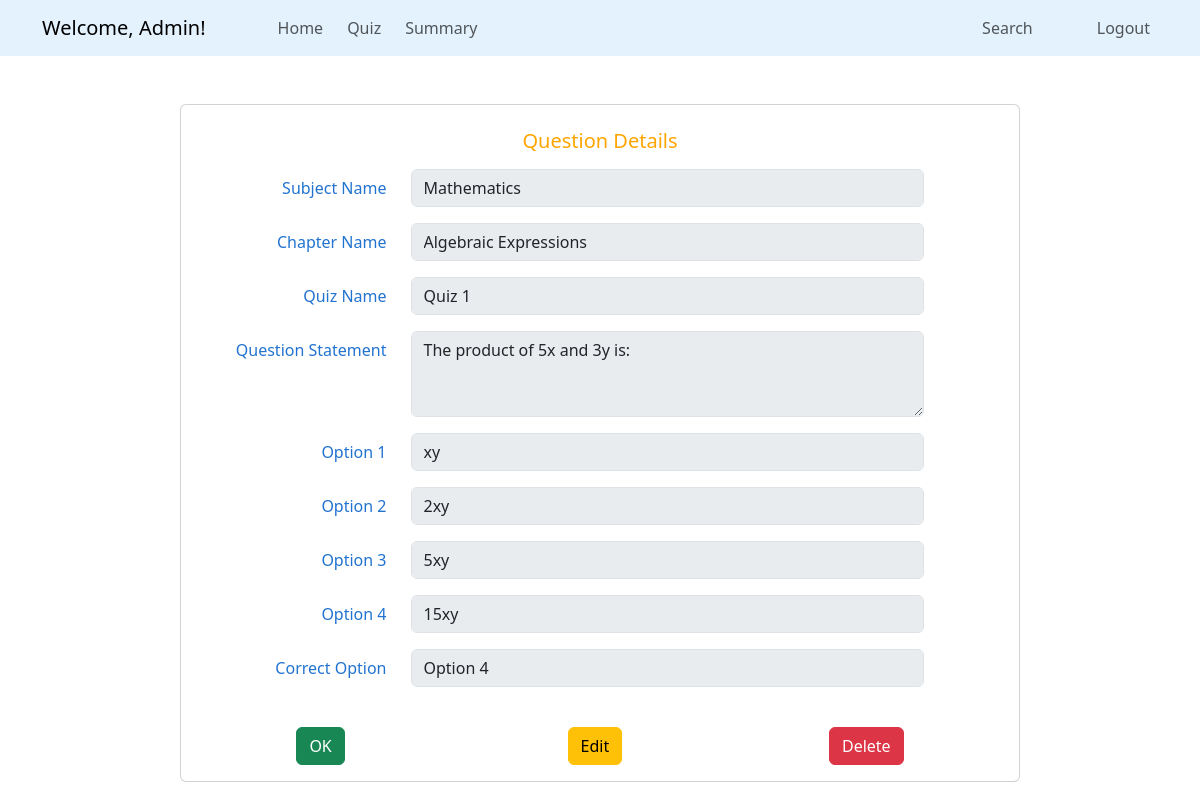
Screenshot of /admin/view_question/1 (signed in) with the database file from the repository.
### quizapp/models.py (models this page shows, shortened)
class Subject(db.Model):
    sid = db.Column(db.Integer, primary_key = True)
    description = db.Column(db.Text, nullable = False)
    sname = db.Column(db.String(60), nullable = False, unique = True)
    chapters = db.relationship('Chapter', backref = 'subject', lazy = True, cascade = 'all, delete')

class Chapter(db.Model):
    cid = db.Column(db.Integer, primary_key = True)
    cname = db.Column(db.String(60), nullable = False)
    description = db.Column(db.Text, nullable = False)
    subjectid = db.Column(db.Integer, db.ForeignKey('subject.sid'), nullable = False)
    quizzes = db.relationship('Quiz', backref = 'chapter', lazy = True, cascade = 'all, delete')

class Quiz(db.Model):
    quizid = db.Column(db.Integer, primary_key = True)
    qname = db.Column(db.String(60), nullable = False)
    dateofquiz = db.Column(db.DateTime, nullable = False)
    timeduration = db.Column(db.Integer, nullable = False)
    remarks = db.Column(db.String(30), nullable = True)
    chapterid = db.Column(db.Integer, db.ForeignKey('chapter.cid'), nullable = False) # (foreign key-chapter)
    question = db.relationship('Questions', backref = 'quiz', lazy = True, cascade = 'all, delete')
    scores = db.relationship('Scores', backref = 'quiz', lazy = True, cascade = 'all, delete')

class Questions(db.Model):
    qid = db.Column(db.Integer, primary_key = True)
    question_statement = db.Column(db.Text, nullable = False)
    option_a = db.Column(db.String(60), nullable = False)
    option_b = db.Column(db.String(60), nullable = False)
    option_c = db.Column(db.String(60), nullable = False)
    option_d = db.Column(db.String(60), nullable = False)
    correct_option = db.Column(db.Integer, nullable = False)
    quizid = db.Column(db.Integer, db.ForeignKey('quiz.quizid'), nullable = False)

### quizapp/routes.py (the view)
@app.route('/admin/view_question/<int:qid>', methods = ['GET', 'POST'])
def view_question(qid):
    if 'admin_id' in session:
        question = Questions.query.get_or_404(qid)
        return render_template('admin/view_question.html', question = question)
    flash('Login to access the page', 'danger')
    return redirect(url_for('admin_login'))

### quizapp/templates/admin/view_question.html
{% extends "admin/base_dashboard.html" %}
{% block section %}
<div class="container card mt-5" style="max-width: 70%;">
<form id="add-new" method="POST">
    <div class="card-body mt-2" style="color: #2273cf;">
        <div class="card-title text-center mb-3">
            <h5 style="color: orange;">Question Details</h5>
        </div>
        <div class="row mb-3">
            <label for="name" class="col-sm-3 col-form-label text-end">Subject Name</label>
            <div class="col-sm-8">
                <input class="form-control" id="cname" name="cname" value="{{ question.quiz.chapter.subject.sname }}"
                    disabled>
            </div>
        </div>
        <div class="row mb-3">
            <label for="name" class="col-sm-3 col-form-label text-end">Chapter Name</label>
            <div class="col-sm-8">
                <input class="form-control" id="cname" name="cname" value="{{ question.quiz.chapter.cname }}" disabled>
            </div>
        </div>
        <div class="row mb-3">
            <label for="name" class="col-sm-3 col-form-label text-end">Quiz Name</label>
            <div class="col-sm-8">
                <input class="form-control" id="cname" name="cname" value="{{ question.quiz.qname }}" disabled>
            </div>
        </div>
        <div class="row mb-3">
            <label for="q_statement" class="col-sm-3 col-form-label text-end">Question Statement</label>
            <div class="col-sm-8">
                <textarea class="form-control" name="q_statement" rows="3"
                    disabled>{{ question.question_statement }}</textarea>
            </div>
        </div>
        <div class="row mb-3">
            <label for="option_1" class="col-sm-3 col-form-label text-end">Option 1</label>
            <div class="col-sm-8">
                <input type="text" class="form-control" id="option_1" name="option_1" value="{{ question.option_a }}"
                    disabled>
            </div>
        </div>
        <div class="row mb-3">
            <label for="option_2" class="col-sm-3 col-form-label text-end">Option 2</label>
            <div class="col-sm-8">
                <input type="text" class="form-control" id="option_2" name="option_2" value="{{ question.option_b }}"
                    disabled>
            </div>
        </div>
        <div class="row mb-3">
            <label for="option_3" class="col-sm-3 col-form-label text-end">Option 3</label>
            <div class="col-sm-8">
                <input type="text" class="form-control" id="option_3" name="option_3" value="{{ question.option_c }}"
                    disabled>
            </div>
        </div>
        <div class="row mb-3">
            <label for="option_4" class="col-sm-3 col-form-label text-end">Option 4</label>
            <div class="col-sm-8">
                <input type="text" class="form-control" id="option_4" name="option_4" value="{{ question.option_d }}"
                    disabled>
            </div>
        </div>
        <div class="row mb-3">
            <label for="previousCorrect" class="col-sm-3 col-form-label text-end">Correct Option</label>
            <div class="col-sm-8">
                <input type="text" class="form-control" id="previousCorrect" name="previousCorrect"
                    value="Option {{ question.correct_option }}" disabled>
            </div>
        </div>
    </div>
</form>
<div class="d-flex justify-content-around mt-2 mb-3">
    <a href="{{ url_for('manage_quizzes') }}" class="btn btn-success me-3">OK</a>
    <a href="{{ url_for('edit_question', qid = question.qid)}}" class="btn btn-warning">Edit</a>
    <form action="{{ url_for('delete_question', qid = question.qid)}}" class="d-inline" method="POST">
        <button type="submit" class="btn btn-danger"
            onclick="return confirm('Are you sure, to delete this Question?')">Delete</button>
    </form>
</div>
</div>
{% endblock %}

### rows the page displays
Subject: cname "Mathematics"
Chapter: cname "Algebraic Expressions"
Quiz: cname "Quiz 1"
Questions: q_statement "The product of 5x and 3y is:", option_1 "xy", option_2 "2xy", option_3 "5xy", option_4 "15xy", previousCorrect "Option 4"

### other values shown
{{ session.get('admin_name') }} "Admin"
